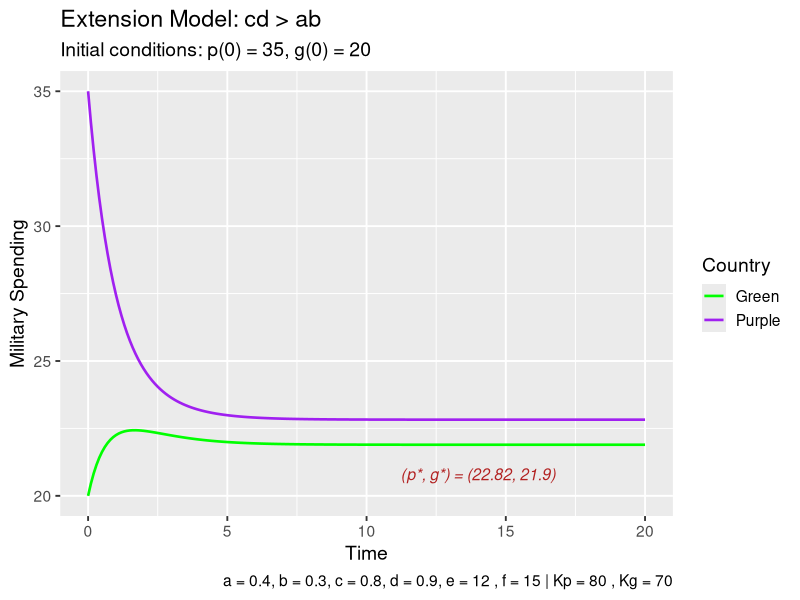
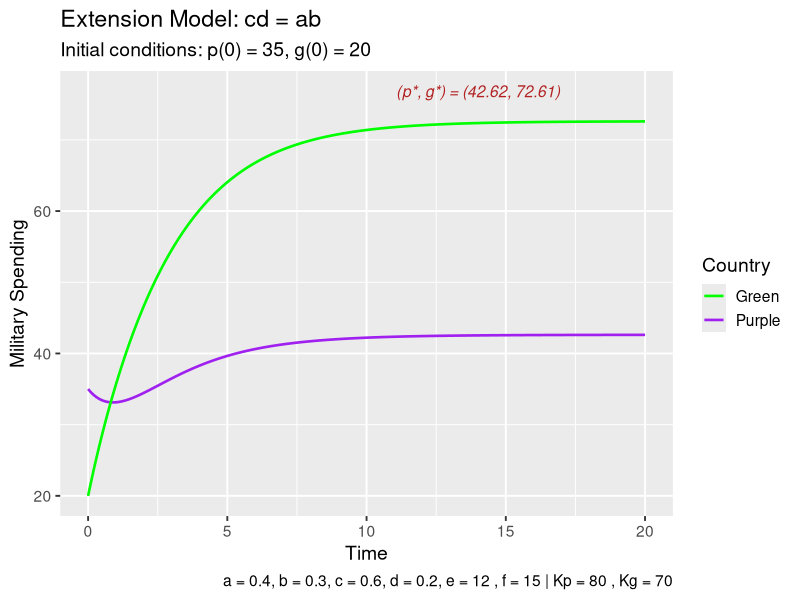
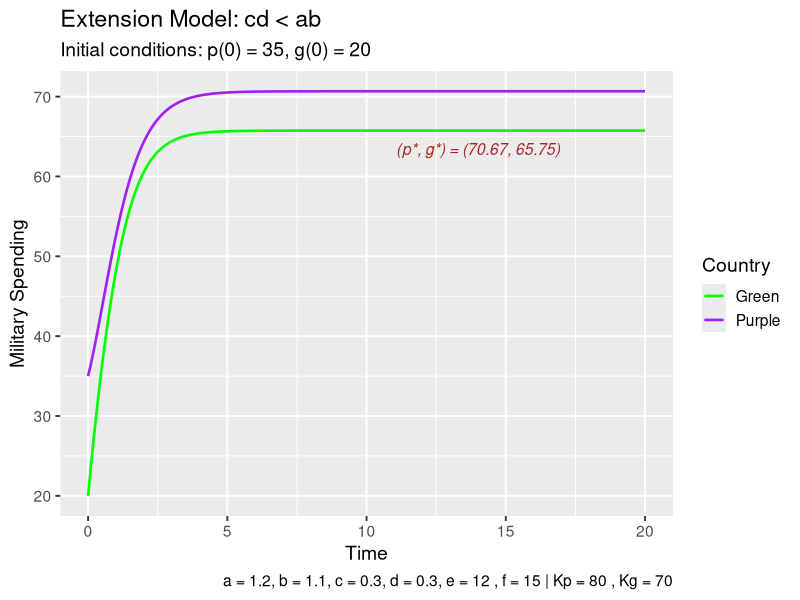
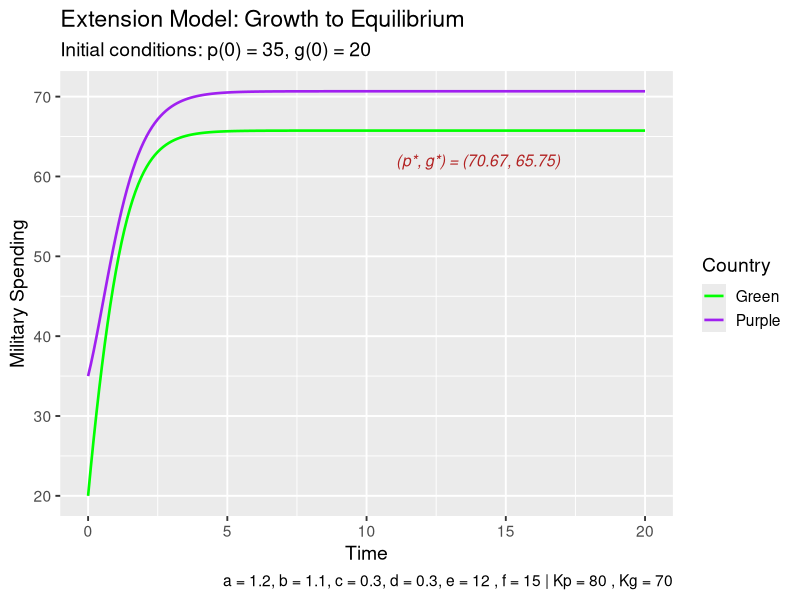

R code for these plots, in order:
#############################
# Extension Model
# With Logistic Terms
############################

#install.packages("nleqslv")

#load libraries
library(ggplot2)
library(nleqslv)

#time values
t_vals <- seq(0, 20, by = 0.1)

#parameters
e <- 12
f <- 15

#military spending limits of each nation
Kp <- 80
Kg <- 70

#initial spending conditions of each nation
p0 <- 35
g0 <- 20

#create matrix to store model values: simulated spending levels of Purple and Green, respectively
arms <- matrix(NA, nrow = 2, ncol = length(t_vals))
arms[,1] <- c(p0, g0)

#Euler method to numerically simulate the Logistic arms race model
arms_model <- function(t_vals, arms, a, b, c, d, e, f, Kp, Kg){
  h <- t_vals[2] - t_vals[1]
  for(t in 2:length(t_vals)){
    
    p_prev <- arms[1, t-1]
    g_prev <- arms[2, t-1]
    
    #Extension model with logistic terms
    dp <- a*(1 - p_prev/Kp)*g_prev - c*p_prev + e
    dg <- b*(1 - g_prev/Kg)*p_prev - d*g_prev + f
    
    p_new <- p_prev + h*dp
    g_new <- g_prev + h*dg
    
    arms[,t] <- c(p_new, g_new)
  }
  return(arms)
}

#Numerically solve for equilibrium
#g expressed in terms of p from the first equilibrium equation
g_from_p <- function(p, a, c, e, Kp) {
  Kp * (c * p - e) / (a * (Kp - p))
}

#single equilibrium equation in p
eq_p <- function(p, a, b, c, d, e, f, Kp, Kg) {
  g <- g_from_p(p, a, c, e, Kp)
  p * (b - (b / Kg) * g) - d * g + f
}

#function to find equilibrium
find_equilibrium <- function(start_p, a, b, c, d, e, f, Kp, Kg) {
  sol <- nleqslv(
    x = start_p,
    fn = eq_p,
    a = a, b = b, c = c, d = d, e = e, f = f, Kp = Kp, Kg = Kg)
  
  p_star <- sol$x
  g_star <- g_from_p(p_star, a, c, e, Kp)
  
  list(
    p_star = p_star,
    g_star = g_star
  )
}

#Fiugre 15 - case: cd > ab
model3 <- arms_model(t_vals, arms, a = 0.4, b = 0.3, c = 0.8, d = 0.9, e, f, Kp, Kg)
#find equilibrium numerically
eq_model3 <- find_equilibrium(
  start_p = 70,
  a = 0.4, b = 0.3, c = 0.8, d = 0.9, e = e, f = f, Kp = Kp, Kg = Kg
)
eq_model3$p_star
eq_model3$g_star
eq_model3$termcd
eq_model3$message
#Plot Case 
soln3 <- data.frame(
  time = t_vals,
  purple = model3[1,],
  green = model3[2,])
ggplot(soln3) +
  geom_line(aes(x = time, y = purple, colour = "Purple"), linewidth = 0.9) +
  geom_line(aes(x = time, y = green, colour = "Green"), linewidth = 0.9) +
  # equilibrium labels
  annotate("text",
           x = max(t_vals) * 0.7,
           y = (eq_model3$p_star + eq_model3$g_star)/2.15,
           label = paste0("(p*, g*) = (",
                          round(eq_model3$p_star, 2), ", ",
                          round(eq_model3$g_star, 2), ")"),
           size = 4,
           colour = "firebrick",
           fontface = "italic") +
  labs(
    title = "Extension Model: cd > ab",
    subtitle = "Initial conditions: p(0) = 35, g(0) = 20",
    x = "Time",
    y = "Military Spending",
    colour = "Country",
    caption = paste("a = 0.4, b = 0.3, c = 0.8, d = 0.9, e =", e, ", f =", f,
                    "| Kp =", Kp, ", Kg =", Kg)
  ) +
  scale_colour_manual(values = c("Purple" = "purple", "Green" = "green")) +
  theme_gray(base_size = 14)

#Figure 16 - case: cd = ab
model4 <- arms_model(t_vals, arms, a = 0.4, b = 0.3, c = 0.6, d = 0.2, e, f, Kp, Kg)
#find equilibrium numerically
eq_model4 <- find_equilibrium(
  start_p = 70,
  a = 0.4, b = 0.3, c = 0.6, d = 0.2, e = e, f = f, Kp = Kp, Kg = Kg
)
eq_model4$p_star
eq_model4$g_star
eq_model4$termcd
eq_model4$message
#Plot Case
soln4 <- data.frame(
  time = t_vals,
  purple = model4[1,],
  green = model4[2,])
ggplot(soln4) +
  geom_line(aes(x = time, y = purple, colour = "Purple"), linewidth = 0.9) +
  geom_line(aes(x = time, y = green, colour = "Green"), linewidth = 0.9) +
  annotate("text",
           x = max(t_vals) * 0.7,
           y = (eq_model4$p_star + eq_model4$g_star)/1.5,
           label = paste0("(p*, g*) = (",
                          round(eq_model4$p_star, 2), ", ",
                          round(eq_model4$g_star, 2), ")"),
           size = 4,
           colour = "firebrick",
           fontface = "italic") +
  labs(
    title = "Extension Model: cd = ab",
    subtitle = "Initial conditions: p(0) = 35, g(0) = 20",
    x = "Time",
    y = "Military Spending",
    colour = "Country",
    caption = paste("a = 0.4, b = 0.3, c = 0.6, d = 0.2, e =", e, ", f =", f,
                    "| Kp =", Kp, ", Kg =", Kg)
  ) +
  scale_colour_manual(values = c("Purple" = "purple", "Green" = "green")) +
  theme_gray(base_size = 14)

#Figure 17 - case: cd < ab
model5 <- arms_model(t_vals, arms, a = 1.2, b = 1.1, c = 0.3, d = 0.3, e, f, Kp, Kg)
#find equilibrium numerically
eq_model5 <- find_equilibrium(
  start_p = 70,
  a = 1.2, b = 1.1, c = 0.3, d = 0.3, e = e, f = f, Kp = Kp, Kg = Kg
)
eq_model5$p_star
eq_model5$g_star
eq_model5$termcd
eq_model5$message
#Plot Case
soln5 <- data.frame(
  time = t_vals,
  purple = model5[1,],
  green = model5[2,])
ggplot(soln5) +
  geom_line(aes(x = time, y = purple, colour = "Purple"), linewidth = 0.9) +
  geom_line(aes(x = time, y = green, colour = "Green"), linewidth = 0.9) +
  # equilibrium labels
  annotate("text",
           x = max(t_vals) * 0.7,
           y = (eq_model5$p_star + eq_model5$g_star)/2.15,
           label = paste0("(p*, g*) = (",
                          round(eq_model5$p_star, 2), ", ",
                          round(eq_model5$g_star, 2), ")"),
           size = 4,
           colour = "firebrick",
           fontface = "italic") +
  labs(
    title = "Extension Model: cd < ab",
    subtitle = "Initial conditions: p(0) = 35, g(0) = 20",
    x = "Time",
    y = "Military Spending",
    colour = "Country",
    caption = paste("a = 1.2, b = 1.1, c = 0.3, d = 0.3, e =", e, ", f =", f,
                    "| Kp =", Kp, ", Kg =", Kg)
  ) +
  scale_colour_manual(values = c("Purple" = "purple", "Green" = "green")) +
  theme_gray(base_size = 14)

#Figure 18: Growth to Equilibrium
model2 <- arms_model(t_vals, arms, a = 1.2, b = 1.1, c = 0.3, d = 0.3, e, f, Kp, Kg)
#find equilibrium numerically
eq_model2 <- find_equilibrium(
  start_p = 70,
  a = 1.2, b = 1.1, c = 0.3, d = 0.3, e = e, f = f, Kp = Kp, Kg = Kg
)
#Plot Case
soln2 <- data.frame(
  time = t_vals,
  purple = model2[1,],
  green = model2[2,])
ggplot(soln2) +
  geom_line(aes(x = time, y = purple, colour = "Purple"), linewidth = 0.9) +
  geom_line(aes(x = time, y = green, colour = "Green"), linewidth = 0.9) +
  # equilibrium labels
  annotate("text",
           x = max(t_vals) * 0.7,
           y = (eq_model2$p_star + eq_model2$g_star)/2.2,
           label = paste0("(p*, g*) = (",
                          round(eq_model2$p_star, 2), ", ",
                          round(eq_model2$g_star, 2), ")"),
           size = 4,
           colour = "firebrick",
           fontface = "italic") +
  labs(
    title = "Extension Model: Growth to Equilibrium",
    subtitle = "Initial conditions: p(0) = 35, g(0) = 20",
    x = "Time",
    y = "Military Spending",
    colour = "Country",
    caption = paste("a = 1.2, b = 1.1, c = 0.3, d = 0.3, e =", e, ", f =", f,
                    "| Kp =", Kp, ", Kg =", Kg)
  ) +
  scale_colour_manual(values = c("Purple" = "purple", "Green" = "green")) +
  theme_gray(base_size = 14)
